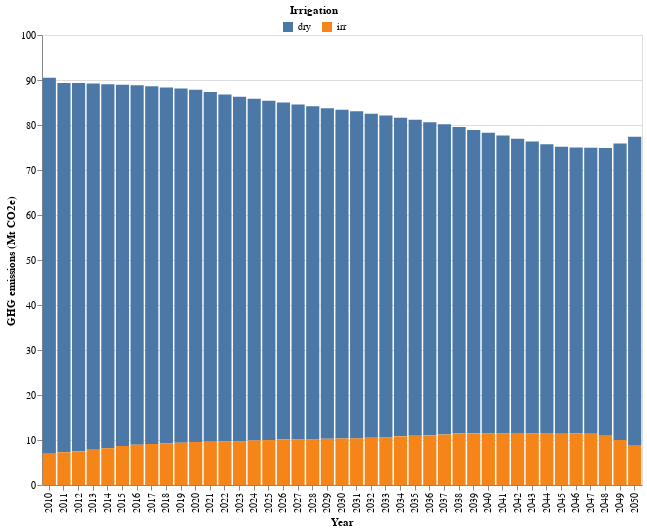

Notebook source saved alongside this figure:
### Markdown cell above
### Emissions by differrnt irrigation system

### Code cell
# HIDE CODE
# get the df and plot
GHG_dry_irr_df,GHG_dry_irr_plot = ag_lucc_GHG.plot_GHG_dry_irr()
GHG_dry_irr_plot

### Figure 1 — Vega-Lite specification as saved in the notebook (floating-point values rounded to 4 significant figures)
{"config": {"view": {"continuousWidth": 300, "continuousHeight": 300}}, "layer": [{"mark": {"type": "bar"}, "encoding": {"color": {"field": "Irrigation", "legend": {"direction": "horizontal", "legendX": 240.0, "legendY": -30, "orient": "none", "title": "Irrigation", "titleAnchor": "middle"}, "type": "nominal"}, "tooltip": [{"field": "Irrigation", "title": "Irrigation", "type": "nominal"}, {"field": "Quantity (Mt CO2e)", "title": "GHG emissions (Mt CO2e)", "type": "quantitative"}], "x": {"axis": {"labelAngle": -90, "title": "Year"}, "field": "Year", "type": "ordinal"}, "y": {"field": "Quantity (Mt CO2e)", "scale": {"reverse": false}, "title": "GHG emissions (Mt CO2e)", "type": "quantitative"}}}], "data": {"name": "data-751d5cfd89bb45e11206d5d6cd15f317"}, "height": 450, "width": 600, "$schema": "https://vega.github.io/schema/vega-lite/v5.15.1.json", "datasets": {"data-751d5cfd89bb45e11206d5d6cd15f317": [{"Year": 2010, "Irrigation": "dry", "Quantity (Mt CO2e)": 83.56}, {"Year": 2010, "Irrigation": "irr", "Quantity (Mt CO2e)": 6.95}, {"Year": 2011, "Irrigation": "dry", "Quantity (Mt CO2e)": 82.05}, {"Year": 2011, "Irrigation": "irr", "Quantity (Mt CO2e)": 7.271}, {"Year": 2012, "Irrigation": "dry", "Quantity (Mt CO2e)": 81.92}, {"Year": 2012, "Irrigation": "irr", "Quantity (Mt CO2e)": 7.426}, {"Year": 2013, "Irrigation": "dry", "Quantity (Mt CO2e)": 81.37}, {"Year": 2013, "Irrigation": "irr", "Quantity (Mt CO2e)": 7.836}, {"Year": 2014, "Irrigation": "dry", "Quantity (Mt CO2e)": 80.89}, {"Year": 2014, "Irrigation": "irr", "Quantity (Mt CO2e)": 8.172}, {"Year": 2015, "Irrigation": "dry", "Quantity (Mt CO2e)": 80.3}, {"Year": 2015, "Irrigation": "irr", "Quantity (Mt CO2e)": 8.661}, {"Year": 2016, "Irrigation": "dry", "Quantity (Mt CO2e)": 79.85}, {"Year": 2016, "Irrigation": "irr", "Quantity (Mt CO2e)": 8.966}, {"Year": 2017, "Irrigation": "dry", "Quantity (Mt CO2e)": 79.48}, {"Year": 2017, "Irrigation": "irr", "Quantity (Mt CO2e)": 9.11}, {"Year": 2018, "Irrigation": "dry", "Quantity (Mt CO2e)": 79.07}, {"Year": 2018, "Irrigation": "irr", "Quantity (Mt CO2e)": 9.279}, {"Year": 2019, "Irrigation": "dry", "Quantity (Mt CO2e)": 78.69}, {"Year": 2019, "Irrigation": "irr", "Quantity (Mt CO2e)": 9.414}, {"Year": 2020, "Irrigation": "dry", "Quantity (Mt CO2e)": 78.29}, {"Year": 2020, "Irrigation": "irr", "Quantity (Mt CO2e)": 9.568}, {"Year": 2021, "Irrigation": "dry", "Quantity (Mt CO2e)": 77.7}, {"Year": 2021, "Irrigation": "irr", "Quantity (Mt CO2e)": 9.626}, {"Year": 2022, "Irrigation": "dry", "Quantity (Mt CO2e)": 77.1}, {"Year": 2022, "Irrigation": "irr", "Quantity (Mt CO2e)": 9.692}, {"Year": 2023, "Irrigation": "dry", "Quantity (Mt CO2e)": 76.5}, {"Year": 2023, "Irrigation": "irr", "Quantity (Mt CO2e)": 9.757}, {"Year": 2024, "Irrigation": "dry", "Quantity (Mt CO2e)": 75.91}, {"Year": 2024, "Irrigation": "irr", "Quantity (Mt CO2e)": 9.893}, {"Year": 2025, "Irrigation": "dry", "Quantity (Mt CO2e)": 75.43}, {"Year": 2025, "Irrigation": "irr", "Quantity (Mt CO2e)": 9.986}, {"Year": 2026, "Irrigation": "dry", "Quantity (Mt CO2e)": 74.91}, {"Year": 2026, "Irrigation": "irr", "Quantity (Mt CO2e)": 10.09}, {"Year": 2027, "Irrigation": "dry", "Quantity (Mt CO2e)": 74.44}, {"Year": 2027, "Irrigation": "irr", "Quantity (Mt CO2e)": 10.13}, {"Year": 2028, "Irrigation": "dry", "Quantity (Mt CO2e)": 73.97}, {"Year": 2028, "Irrigation": "irr", "Quantity (Mt CO2e)": 10.2}, {"Year": 2029, "Irrigation": "dry", "Quantity (Mt CO2e)": 73.46}, {"Year": 2029, "Irrigation": "irr", "Quantity (Mt CO2e)": 10.26}, {"Year": 2030, "Irrigation": "dry", "Quantity (Mt CO2e)": 73.06}, {"Year": 2030, "Irrigation": "irr", "Quantity (Mt CO2e)": 10.33}, {"Year": 2031, "Irrigation": "dry", "Quantity (Mt CO2e)": 72.7}, {"Year": 2031, "Irrigation": "irr", "Quantity (Mt CO2e)": 10.36}, {"Year": 2032, "Irrigation": "dry", "Quantity (Mt CO2e)": 72.0}, {"Year": 2032, "Irrigation": "irr", "Quantity (Mt CO2e)": 10.5}, {"Year": 2033, "Irrigation": "dry", "Quantity (Mt CO2e)": 71.53}, {"Year": 2033, "Irrigation": "irr", "Quantity (Mt CO2e)": 10.58}, {"Year": 2034, "Irrigation": "dry", "Quantity (Mt CO2e)": 70.8}, {"Year": 2034, "Irrigation": "irr", "Quantity (Mt CO2e)": 10.81}, {"Year": 2035, "Irrigation": "dry", "Quantity (Mt CO2e)": 70.24}, {"Year": 2035, "Irrigation": "irr", "Quantity (Mt CO2e)": 10.93}, {"Year": 2036, "Irrigation": "dry", "Quantity (Mt CO2e)": 69.58}, {"Year": 2036, "Irrigation": "irr", "Quantity (Mt CO2e)": 11.03}, {"Year": 2037, "Irrigation": "dry", "Quantity (Mt CO2e)": 68.93}, {"Year": 2037, "Irrigation": "irr", "Quantity (Mt CO2e)": 11.21}, {"Year": 2038, "Irrigation": "dry", "Quantity (Mt CO2e)": 68.12}, {"Year": 2038, "Irrigation": "irr", "Quantity (Mt CO2e)": 11.43}, {"Year": 2039, "Irrigation": "dry", "Quantity (Mt CO2e)": 67.43}, {"Year": 2039, "Irrigation": "irr", "Quantity (Mt CO2e)": 11.47}, {"Year": 2040, "Irrigation": "dry", "Quantity (Mt CO2e)": 66.74}, {"Year": 2040, "Irrigation": "irr", "Quantity (Mt CO2e)": 11.51}, {"Year": 2041, "Irrigation": "dry", "Quantity (Mt CO2e)": 66.15}, {"Year": 2041, "Irrigation": "irr", "Quantity (Mt CO2e)": 11.51}, {"Year": 2042, "Irrigation": "dry", "Quantity (Mt CO2e)": 65.39}, {"Year": 2042, "Irrigation": "irr", "Quantity (Mt CO2e)": 11.58}, {"Year": 2043, "Irrigation": "dry", "Quantity (Mt CO2e)": 64.84}, {"Year": 2043, "Irrigation": "irr", "Quantity (Mt CO2e)": 11.51}, {"Year": 2044, "Irrigation": "dry", "Quantity (Mt CO2e)": 64.17}, {"Year": 2044, "Irrigation": "irr", "Quantity (Mt CO2e)": 11.54}, {"Year": 2045, "Irrigation": "dry", "Quantity (Mt CO2e)": 63.76}, {"Year": 2045, "Irrigation": "irr", "Quantity (Mt CO2e)": 11.4}, {"Year": 2046, "Irrigation": "dry", "Quantity (Mt CO2e)": 63.56}, {"Year": 2046, "Irrigation": "irr", "Quantity (Mt CO2e)": 11.44}, {"Year": 2047, "Irrigation": "dry", "Quantity (Mt CO2e)": 63.55}, {"Year": 2047, "Irrigation": "irr", "Quantity (Mt CO2e)": 11.38}, {"Year": 2048, "Irrigation": "dry", "Quantity (Mt CO2e)": 63.92}, {"Year": 2048, "Irrigation": "irr", "Quantity (Mt CO2e)": 10.95}, {"Year": 2049, "Irrigation": "dry", "Quantity (Mt CO2e)": 65.92}, {"Year": 2049, "Irrigation": "irr", "Quantity (Mt CO2e)": 9.99}, {"Year": 2050, "Irrigation": "dry", "Quantity (Mt CO2e)": 68.62}, {"Year": 2050, "Irrigation": "irr", "Quantity (Mt CO2e)": 8.749}]}}
